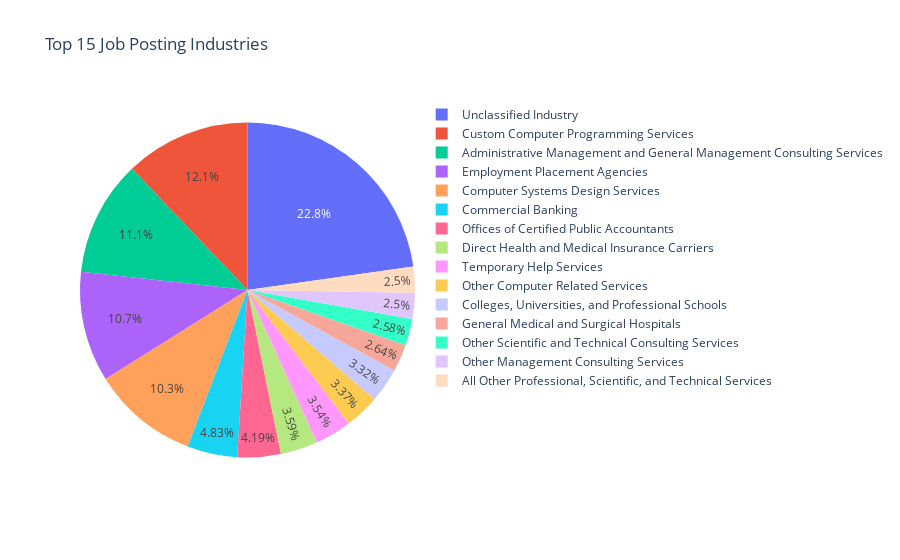

Notebook code for this chart:
### Markdown cell above
# **📌 Exploratory Data Analysis (EDA)**

### Code cell
top_industries = df["NAICS_2022_6_NAME"].value_counts().nlargest(15)
fig = px.pie(
    names=top_industries.index, 
    values=top_industries.values, 
    title="Top 15 Job Posting Industries"
)
fig

### Figure 1 — Plotly figure (JSON) as saved in the notebook; plotly's stock layout.template omitted (floating-point values rounded to 4 significant figures)
{"data": [{"domain": {"x": [0, 1], "y": [0, 1]}, "hovertemplate": "label=%{label}<br>value=%{value}<extra></extra>", "labels": ["Unclassified Industry", "Custom Computer Programming Services", "Administrative Management and General Management Consulting Services", "Employment Placement Agencies", "Computer Systems Design Services", "Commercial Banking", "Offices of Certified Public Accountants", "Direct Health and Medical Insurance Carriers", "Temporary Help Services", "Other Computer Related Services", "Colleges, Universities, and Professional Schools", "General Medical and Surgical Hospitals", "Other Scientific and Technical Consulting Services", "Other Management Consulting Services", "All Other Professional, Scientific, and Technical Services"], "legendgroup": "", "name": "", "showlegend": true, "type": "pie", "values": [9209, 4906, 4501, 4316, 4154, 1953, 1693, 1453, 1430, 1362, 1344, 1067, 1042, 1012, 1010]}], "layout": {"legend": {"tracegroupgap": 0}, "title": {"text": "Top 15 Job Posting Industries"}}}
